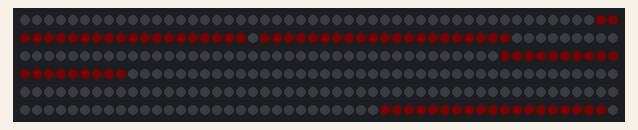
This sketch was run on a simulated Arduino Uno, built with avr-gcc and run on an emulated ATmega328P. Shown: 300 RGB LEDs in strip order, left to right, continuing on the next row. Dim RGB values are drawn brighter than linear.

Above: at 0.25 s.
At 34.7 s:
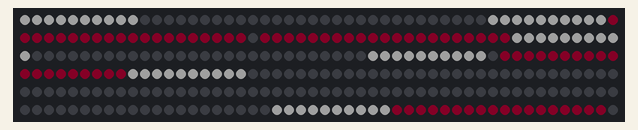

The sketch:

Pulse.ino
```cpp
// UNIVERSAL SETUP

#include <Adafruit_NeoPixel.h>
#include <LightConfig.h>
#include <Colors.h>
Adafruit_NeoPixel strip = Adafruit_NeoPixel(NUM_LIGHTS, PIN_NUMBER, NEO_GRB + NEO_KHZ800);


// PROGRAM-SPECIFIC VARIABLE DEFINITIONS

#define DELAY_MS  100
#define num_elements(x)  (sizeof(x) / sizeof((x)[0]))

char lip_location[NUM_LIGHTS] = {};

int outer_left[] = {48, 69};
int outer_right[] = {70, 91};
int inner_right[] = {140, 159};
int inner_left[] = {280, 299};
int lips_start_index[] = {48, 70, 140, 280};
int lips_end_index[] = {69, 91, 159, 299};

double num_pulse = 3;
double pulse = num_pulse;
int pulse_steps = 20;


// PROGRAM

void setup() {
    for (int lip = 0; lip < 4; lip += 1) {
      int lip_start = lips_start_index[lip];
      int lip_end = lips_end_index[lip];

      for (int j = lip_start; j < lip_end; j++) {
        lip_location[j] = 20;
      }
  }
  strip.setBrightness(BRIGHTNESS);
  strip.begin();
  strip.clear();
  strip.show(); // Initialize all pixels to 'off'
}


void loop() {
  if (pulse > 0.5) {
    for (int light = 0; light < NUM_LIGHTS; light++) {
      if (lip_location[light] > 0) {
      uint32_t light_color = BERRY;
      uint32_t fade_color;
        if (lip_location[light] > 10) {
        fade_color = LinearColorFade(BLACK, light_color, pow(((20 - lip_location[light])) / 12.0, 1));
        }
        else {
        fade_color = LinearColorFade(BLACK, light_color, pow(lip_location[light] / 10.0, 0.95));
        }
      strip.setPixelColor(light, fade_color);
        if (lip_location[light] == 1) {
        lip_location[light] = 20;
        }
        else {
        lip_location[light] -= 1;
        }
      }
      else {
      strip.setPixelColor(light, BLACK);
      }
    }
    pulse -= 0.05;
  }
  else {
    for (int n = 0; n < 10; n++) {
    strip.setPixelColor(48-n, WHITE);
    strip.setPixelColor(280-n, WHITE);
    strip.setPixelColor(159+n, WHITE);
    strip.setPixelColor(91+n, WHITE);
    strip.setPixelColor(138-n, WHITE);
    strip.setPixelColor(n, WHITE);
    strip.show();
    delay(DELAY_MS);
    pulse = num_pulse;
    }
  }
  strip.show();
  delay(DELAY_MS);
}


// Return colors that is a blend of a and b.
// a * (1 - percent) + b * (percent);

uint32_t LinearColorFade(uint32_t color_a, uint32_t color_b, float percent) {
  uint32_t r_a = (uint8_t)(color_a >> 16);
  uint32_t r_b = (uint8_t)(color_b >> 16);
  int16_t r_diff = r_b - r_a;

  uint32_t g_a = (uint8_t)(color_a >> 8);
  uint32_t g_b = (uint8_t)(color_b >> 8);
  int16_t g_diff = g_b - g_a;

  uint32_t b_a = (uint8_t)(color_a);
  uint32_t b_b = (uint8_t)(color_b);
  int16_t b_diff = b_b - b_a;

  int16_t new_r = round(r_a + r_diff * percent);
  int16_t new_g = round(g_a + g_diff * percent);
  int16_t new_b = round(b_a + b_diff * percent);

  return Adafruit_NeoPixel::Color(new_r, new_g, new_b);
}
```
